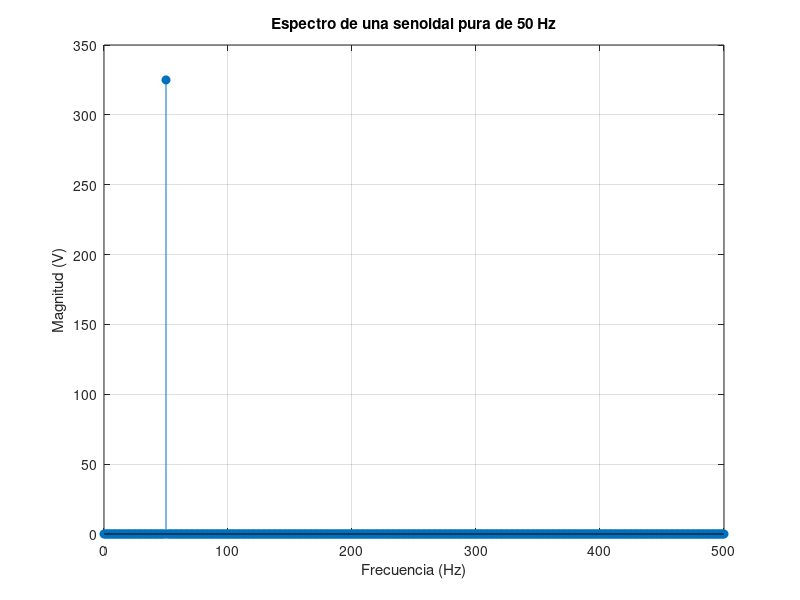

MATLAB code to generate this figure:
% Práctica 2. Itinerario de Eléctrica
% Máster en Ingeniería Industrial. Universidad de Almería
% Ejercicio 2.1 - Análisis Espectral Básico
% Grupo 3: Nadia Rotbi Prado, Encarnación Cervantes Requena y Pablo Segura
% Fernández

clear; close all; clc;

% --- Parámetros de la señal ---
fs = 2000;      % Frecuencia de muestreo [Hz]
f0 = 50;        % Frecuencia de la señal [Hz]
Vp = 325;       % Amplitud pico [V]
T  = 1;         % Duración [s]
t  = 0:1/fs:T-1/fs;
N  = length(t);

% --- Generar señal senoidal pura ---
v = Vp * sin(2*pi*f0*t);

% --- Calcular FFT y normalizar ---
V = fft(v);
M = abs(V)/N;           % Normalización por N

% --- Quedarse solo con frecuencias positivas ---
M = M(1:N/2+1);         % Primera mitad del espectro
M(2:end-1) = 2*M(2:end-1); % Duplicar las intermedias
f = fs*(0:N/2)/N;       % Vector de frecuencias

% --- Graficar el espectro hasta 500 Hz ---
figure;
stem(f, M, 'filled');
xlim([0 500]); grid on;
xlabel('Frecuencia (Hz)');
ylabel('Magnitud (V)');
title('Espectro de una senoidal pura de 50 Hz');